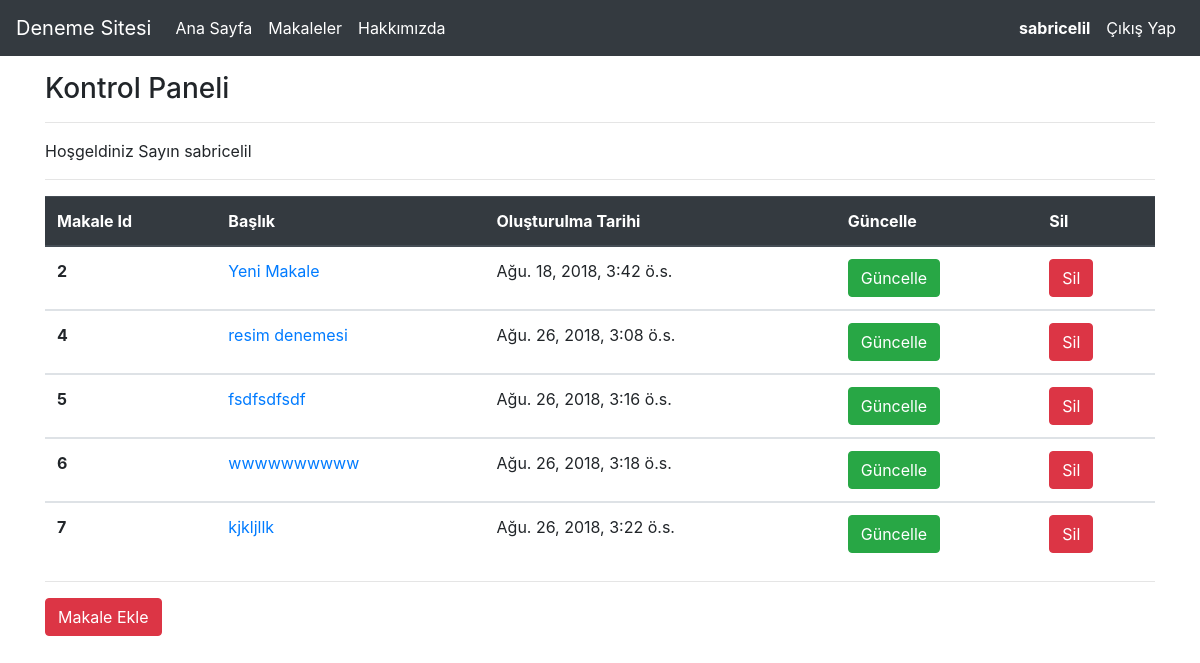
/articles/kontrolpaneli/ (signed in), run on the app's committed database.
### article/models.py (models this page shows, shortened)
class Article(models.Model):
    author = models.ForeignKey("auth.User", on_delete = models.CASCADE,verbose_name="Yazar")
    title = models.CharField(max_length=50,verbose_name="Başlık")
    content = RichTextField(verbose_name="İçerik")
    created_date = models.DateTimeField(auto_now_add=True,verbose_name="Oluşturulma Tarihi")
    article_image=models.FileField(blank=True,null=True,verbose_name="FOtoğraf Ekle")

### article/views.py (the view)
# urls.py: path('kontrolpaneli/',views.kontrolpaneli, name="kontrolpaneli"),
@login_required(login_url='user:login')
def kontrolpaneli(request):
    articles = Article.objects.filter(author=request.user)
    return render(request,"kontrolpaneli.html",{"articles":articles})

### templates/kontrolpaneli.html (shortened to what this page needs)
{% extends "layout.html" %}
{% block body %}
<h3>Kontrol Paneli</h3>
<hr>
Hoşgeldiniz Sayın {{request.user.username}}
<hr>
<table class="table">
    <thead class="thead-dark">
      <tr>
        <th scope="col">Makale Id</th>
        <th scope="col">Başlık</th>
        <th scope="col">Oluşturulma Tarihi</th>
        <th scope="col">Güncelle</th>
        <th scope="col">Sil</th>
      </tr>
    </thead>
{% for article in articles %}
<tbody>
    <tr>
      <th scope="row">{{article.id}}</th>
      <td><a href="/articles/article/{{article.id}}">{{article.title}}</a></td>
      <td>{{article.created_date}}</td>
      <td><a class ="btn btn-success" href="/articles/makale_guncelle/{{article.id}}">Güncelle</a></td>
      <td><a class ="btn btn-danger" href="/articles/makale_sil/{{article.id}}">Sil</a></td>
    </tr>
  </tbody>
{% endfor %}
  </table>
<hr>
<a class="btn btn-danger" href="/articles/makale_ekle/">Makale Ekle</a>
{% endblock body %}

### templates/includes/navbar.html (shortened to what this page needs)
<nav class="navbar navbar-expand-md navbar-dark fixed-top bg-dark">
        <a class="navbar-brand" href="/">Deneme Sitesi</a>
        <div class="collapse navbar-collapse" id="navbarCollapse">
          <ul class="navbar-nav mr-auto">
            <li class="nav-item active">
              <a class="nav-link" href="#">Ana Sayfa <span class="sr-only">(current)</span></a>
            </li>
            <li class="nav-item active">
              <a class="nav-link" href="/articles">Makaleler <span class="sr-only">(current)</span></a>
            </li>
            <li class="nav-item active">
              <a class="nav-link" href="/about">Hakkımızda <span class="sr-only">(current)</span></a>
            </li>
          </ul>
          <ul class="navbar-nav ml-auto">
            {% if request.user.is_authenticated %}
                  <li class="nav-item active">
                    <a class="nav-link" href="/articles/kontrolpaneli"><b>{{request.user}}</b><span class="sr-only">(current)</span></a>
                  </li>
                  <li class="nav-item active">
                    <a class="nav-link" href="/user/logout">Çıkış Yap<span class="sr-only">(current)</span></a>
                  </li>
            {% endif %}
          </ul>
        </div>
</nav>

### data on the page
Article: id "2", title "Yeni Makale", created_date "Ağu. 18, 2018, 3:42 ö.s."
Article: id "4", title "resim denemesi", created_date "Ağu. 26, 2018, 3:08 ö.s."
Article: id "5", title "fsdfsdfsdf", created_date "Ağu. 26, 2018, 3:16 ö.s."
Article: id "6", title "wwwwwwwwww", created_date "Ağu. 26, 2018, 3:18 ö.s."
Article: id "7", title "kjkljllk", created_date "Ağu. 26, 2018, 3:22 ö.s."

### other printed values
{{ request.user }} "sabricelil"
{{ request.user.username }} "sabricelil"
